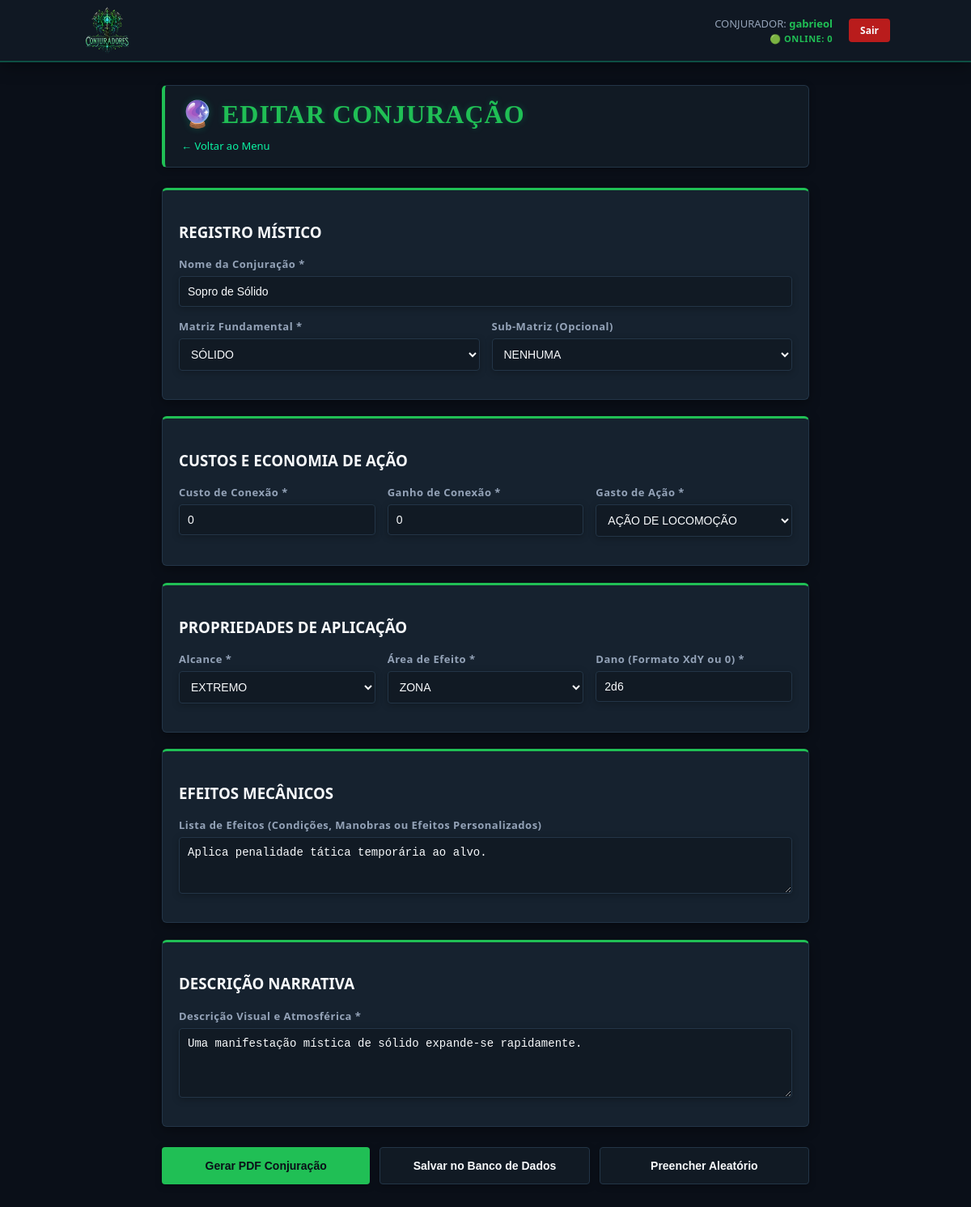
Screenshot of /edit/conjuracao/18 (signed in) with the database file from the repository.
### tables this page shows
CREATE TABLE usuarios (
                id INTEGER PRIMARY KEY AUTOINCREMENT,
                username TEXT UNIQUE NOT NULL,
                password TEXT NOT NULL
            , last_active TIMESTAMP);

CREATE TABLE conjuracoes (
                id INTEGER PRIMARY KEY AUTOINCREMENT,
                usuario_id INTEGER NOT NULL DEFAULT 1,
                nome TEXT NOT NULL, matriz TEXT NOT NULL, sub_matriz TEXT,
                custo INTEGER NOT NULL, ganho_conexao INTEGER NOT NULL,
                gasto_action TEXT NOT NULL, alcance TEXT NOT NULL, area TEXT NOT NULL,
                dano TEXT NOT NULL, efeitos TEXT, descricao TEXT
            );

### controllers/sheet_controller.py (the view)
@sheet_bp.route('/edit/<sheet_type>/<int:entity_id>')
@login_required
def edit_entity(sheet_type, entity_id):
    if sheet_type not in ['conjurador', 'conjuracao', 'familiar', 'reliquia']:
        return "Not Found", 404
    entity = CharacterModel.get_entity_by_id(sheet_type, entity_id)
    if not entity:
        return f"{sheet_type.capitalize()} não encontrado(a)", 404
    if 'usuario_id' in entity.keys() and entity['usuario_id'] != current_user.id:
        abort(403)
    return render_template(f'{sheet_type}.html', constants=constants, sheet_type=sheet_type, entity=entity)

### app.py (called while the page is built)
@app.before_request
def update_user_activity():
    if current_user.is_authenticated:
        conn = sqlite3.connect('database.db')
        cursor = conn.cursor()
        cursor.execute("UPDATE usuarios SET last_active = ? WHERE id = ?",
                       (datetime.now(), current_user.id))
        conn.commit()
        conn.close()

@app.after_request
def add_header(response):
    response.headers["Cache-Control"] = "no-cache, no-store, must-revalidate"
    response.headers["Pragma"] = "no-cache"
    response.headers["Expires"] = "0"
    return response

@login_manager.user_loader
def load_user(user_id):
    return Usuario.get_by_id(int(user_id))

### models/character.py (called while the page is built)
    @staticmethod
    def get_entity_by_id(sheet_type, entity_id):
        tabelas = {"conjuracao": "conjuracoes", "conjurador": "conjuradores", "familiar": "familiares", "reliquia": "reliquias"}
        conn = sqlite3.connect(DB_PATH)
        conn.row_factory = sqlite3.Row
        cursor = conn.cursor()
        cursor.execute(f"SELECT * FROM {tabelas[sheet_type]} WHERE id = ?", (entity_id,))
        row = cursor.fetchone()
        conn.close()
        return row

### models/user.py (called while the page is built)
    @staticmethod
    def get_by_id(user_id):
        conn = sqlite3.connect('database.db')
        cursor = conn.cursor()
        cursor.execute("SELECT id, username, password FROM usuarios WHERE id = ?", (user_id,))
        row = cursor.fetchone()
        conn.close()
        return Usuario(row[0], row[1], row[2]) if row else None

### templates/conjuracao.html (shortened to what this page needs)
{% extends 'base.html' %}
{% block content %}
<div class="header fade-in">
    <h1>🔮 {% if entity %}EDITAR CONJURAÇÃO{% else %}NOVA CONJURAÇÃO{% endif %}</h1>
    <a href="/" class="link-voltar">← Voltar ao Menu</a>
</div>
<form id="sheetForm" action="{% if entity %}/save_and_process/{{ sheet_type }}/{{ entity.id }}{% else %}/save_and_process/{{ sheet_type }}{% endif %}" method="POST">
    <div class="card fade-in">
        <h3>REGISTRO MÍSTICO</h3>
        <div class="form-group">
            <label>Nome da Conjuração *</label>
            <input type="text" name="NOME" id="NOME" value="{{ entity.nome if entity else '' }}" required>
        </div>
        <div class="grid-2">
            <div class="form-group">
                <label>Matriz Fundamental *</label>
                <select name="MATRIZ" id="MATRIZ" required>
                    {% for m in ['INCÊNDIO', 'INUNDAÇÃO', 'TEMPESTADE', 'CICLONE', 'TERREMOTO', 'NEUTRO', 'MARCIAL', 'FAUNA', 'FLORA', 'GUARDIÃO', 'FÁBULA', 'SÓLIDO', 'MALEÁVEL', 'ESCURO', 'ESPIRITUAL', 'MENTAL'] %}
                    <option value="{{ m }}" {% if entity and entity.matriz == m %}selected{% endif %}>{{ m }}</option>
                    {% endfor %}
                </select>
            </div>
            <div class="form-group">
                <label>Sub-Matriz (Opcional)</label>
                <select name="SUB_MATRIZ" id="SUB_MATRIZ">
                    <option value="">NENHUMA</option>
                </select>
            </div>
        </div>
    </div>
    <div class="card fade-alt">
        <h3>CUSTOS E ECONOMIA DE AÇÃO</h3>
        <div class="grid-3">
            <div class="form-group">
                <label>Custo de Conexão *</label>
                <input type="number" name="CUSTO" id="CUSTO" value="{{ entity.custo if entity else 0 }}" min="0" required>
            </div>
            <div class="form-group">
                <label>Ganho de Conexão *</label>
                <input type="number" name="GANHO" id="GANHO" value="{{ entity.ganho_conexao if entity else 0 }}" min="0" required>
            </div>
            <div class="form-group">
                <label>Gasto de Ação *</label>
                <select name="GASTO_ACAO" id="GASTO_ACAO" required>
                    {% for ac in ['AÇÃO DE LOCOMOÇÃO', 'AÇÃO COMPLEXA', 'AÇÃO EXTRA'] %}
                    <option value="{{ ac }}" {% if entity and entity.gasto_action == ac %}selected{% endif %}>{{ ac }}</option>
                    {% endfor %}
                </select>
            </div>
        </div>
    </div>
    <div class="card fade-in">
        <h3>PROPRIEDADES DE APLICAÇÃO</h3>
        <div class="grid-3">
            <div class="form-group">
                <label>Alcance *</label>
                <select name="ALCANCE" id="ALCANCE" required>
                    {% for al in ['PESSOAL', 'CORPO A CORPO', 'CURTO', 'MÉDIO', 'LONGO', 'EXTREMO'] %}
                    <option value="{{ al }}" {% if entity and entity.alcance == al %}selected{% endif %}>{{ al }}</option>
                    {% endfor %}
                </select>
            </div>
            <div class="form-group">
                <label>Área de Efeito *</label>
                <select name="AREA" id="AREA" required>
                    {% for ar in ['ALVO', 'LINHA', 'CONE', 'CÍRCULO', 'ZONA'] %}
                    <option value="{{ ar }}" {% if entity and entity.area == ar %}selected{% endif %}>{{ ar }}</option>
                    {% endfor %}
                </select>
            </div>
            <div class="form-group">
                <label>Dano (Formato XdY ou 0) *</label>
                <input type="text" name="DANO" id="DANO" value="{{ entity.dano if entity else '0' }}" required>
            </div>
        </div>
    </div>
    <div class="card fade-alt">
        <h3>EFEITOS MECÂNICOS</h3>
        <div class="form-group">
            <label>Lista de Efeitos (Condições, Manobras ou Efeitos Personalizados)</label>
            <textarea name="EFEITOS" id="EFEITOS" rows="3" placeholder="Insira as regras mecânicas...">{{ entity.efeitos if entity else '' }}</textarea>
        </div>
    </div>
    <div class="card fade-in">
        <h3>DESCRIÇÃO NARRATIVA</h3>
        <div class="form-group">
            <label>Descrição Visual e Atmosférica *</label>
            <textarea name="DESCRICAO" id="DESCRICAO" rows="4" placeholder="Descreva a manifestação visual..." required>{{ entity.descricao if entity else '' }}</textarea>
        </div>
    </div>
    <div class="form-actions-group">
        <button type="button" class="btn" onclick="submeterFormulario('pdf')">Gerar PDF Conjuração</button>
        <button type="button" class="btn btn-secondary" onclick="submeterFormulario('database')">Salvar no Banco de Dados</button>
        <button type="button" class="btn btn-secondary" onclick="activateTestMode()">Preencher Aleatório</button>
    </div>
</form>
{% endblock %}

### templates/base.html (shortened to what this page needs)
<!DOCTYPE html>
<html lang="pt-br">
    <head>
        <link rel="stylesheet" href="{{ url_for('static', filename='css/style.css') }}">
    </head>
    <body>
        <nav class="main-navbar">
            <div class="nav-container">
                <a href="/" class="nav-logo-link">
                    <img src="{{ url_for('static', filename='logo_conjuradores.png') }}" alt="Logo Conjuradores" class="nav-logo">
                </a>
                <div class="nav-right-side">
                    <div class="nav-status-info">
                        {% if current_user.is_authenticated %}
                            <p class="nav-user-label">CONJURADOR: <strong>{{ current_user.username }}</strong></p>
                        {% else %}
                            <p class="nav-user-label visitor">Modo Visitante</p>
                        {% endif %}
                        <span class="nav-online-count">🟢 ONLINE: <span id="user-count">0</span></span>
                    </div>
                    <div class="nav-auth-actions">
                        {% if current_user.is_authenticated %}
                            <a href="{{ url_for('auth.logout') }}" class="btn-nav btn-nav-danger">Sair</a>
                        {% else %}
                            <a href="{{ url_for('auth.login') }}" class="btn-nav btn-nav-primary">Entrar</a>
                            <a href="{{ url_for('auth.register') }}" class="btn-nav btn-nav-secondary">Registrar</a>
                        {% endif %}
                    </div>
                </div>
            </div>
        </nav>
        <div class="container fade-in">
            {% block content %}{% endblock %}
        </div>
    </body>
</html>

### static/css/style.css (style rules this page uses)
:root { --bg: #0a0f18; --panel: #111a24; --card: #16222f; --border: #233547; --accent: #20bf55; --accent2: #0bf4a3; --text: #f8fafc; --muted: #94a3b8; --shadow-sm: 0 2px 8px rgba(0, 0, 0, 0.25); --shadow-md: 0 4px 14px rgba(0, 0, 0, 0.35); --shadow-glow: 0 0 10px rgba(11, 244, 163, 0.15); }
body { background: var(--bg); color: var(--text); font-family: 'Segoe UI', sans-serif; margin: 0; padding: 0; }
.main-navbar { position: fixed; top: 0; left: 0; width: 100%; height: 75px; background-color: rgba(17, 26, 36, 0.95); backdrop-filter: blur(10px); border-bottom: 2px solid rgba(11, 244, 163, 0.25); box-shadow: 0 4px 20px rgba(0, 0, 0, 0.4); z-index: 9999; }
.nav-container { max-width: 1000px; margin: 0 auto; height: 100%; display: flex; align-items: center; justify-content: space-between; padding: 0 20px; }
.nav-logo-link { display: flex; align-items: center; height: 100%; }
.nav-logo { height: 65px; width: auto; transition: transform 0.3s ease; }
.nav-right-side { display: flex; align-items: center; gap: 20px; }
.nav-status-info { display: flex; flex-direction: column; align-items: flex-end; text-align: right; }
.nav-user-label { margin: 0; font-size: 13px; color: var(--muted); }
.nav-user-label strong { color: var(--accent); }
.nav-online-count { font-size: 11px; color: var(--accent); font-weight: bold; margin-top: 2px; letter-spacing: 0.5px; }
.nav-auth-actions { display: flex; gap: 8px; }
.btn-nav { padding: 6px 14px; font-size: 12px; font-weight: bold; border-radius: 4px; text-decoration: none; cursor: pointer; transition: all 0.2s; }
.btn-nav-danger { background: #b91c1c; color: #f8fafc; border: none; }
.container { max-width: 800px; margin: 105px auto 40px auto; padding: 0 20px; }
.header { background: var(--panel); border: 1px solid var(--border); border-left: 4px solid var(--accent); border-radius: 6px; padding: 16px 20px; margin-bottom: 25px; box-shadow: var(--shadow-sm); }
.header h1 { color: var(--accent); font-family: 'Georgia', serif; margin: 0 0 8px 0; letter-spacing: 1px; text-shadow: 0 0 10px rgba(11, 244, 163, 0.2); }
.card { background: var(--card); border: 1px solid var(--border); border-top: 3px solid var(--accent); padding: 20px; margin-bottom: 20px; border-radius: 6px; box-shadow: var(--shadow-md); }
.form-group { margin-bottom: 15px; display: flex; flex-direction: column; }
label { font-weight: bold; margin-bottom: 6px; color: var(--muted); font-size: 13px; letter-spacing: 0.5px; }
input, select, textarea { background: var(--panel); color: var(--text); border: 1px solid var(--border); padding: 10px; border-radius: 4px; font-size: 14px; box-sizing: border-box; box-shadow: var(--shadow-sm); transition: border-color 0.2s, box-shadow 0.2s; }
input[type="text"], input[type="number"], select, textarea { width: 100%; }
.btn { background: var(--accent); color: var(--bg); font-weight: bold; border: none; padding: 12px 24px; cursor: pointer; border-radius: 4px; font-size: 14px; box-shadow: var(--shadow-sm); transition: all 0.2s; }
.btn-secondary { background: var(--panel); color: var(--muted); border: 1px solid var(--border); margin-right: 10px; box-shadow: var(--shadow-sm); }
.grid-3 { display: grid; grid-template-columns: repeat(3, 1fr); gap: 15px; }
.grid-2 { display: grid; grid-template-columns: repeat(2, 1fr); gap: 15px; }
.form-actions-group { display: flex; gap: 12px; margin-top: 25px; width: 100%; }
.form-actions-group .btn { flex: 1; padding: 14px 16px; font-size: 14px; text-align: center; white-space: nowrap; }
.form-actions-group .btn-secondary { background: var(--panel); color: var(--text); border: 1px solid var(--border); margin: 0; }
.link-voltar { color: var(--accent2); text-decoration: none; font-size: 13px; }
.fade-in { opacity: 0; animation: fadeIn 0.6s ease forwards; }
.fade-alt { opacity: 0; animation: fadeAlt 0.6s ease forwards; }
.fade-in:nth-child(1), .fade-alt:nth-child(1) { animation-delay: 0.05s; }
.fade-in:nth-child(2), .fade-alt:nth-child(2) { animation-delay: 0.1s; }
.fade-in:nth-child(3), .fade-alt:nth-child(3) { animation-delay: 0.15s; }
.fade-in:nth-child(4), .fade-alt:nth-child(4) { animation-delay: 0.2s; }
.fade-in:nth-child(5), .fade-alt:nth-child(5) { animation-delay: 0.25s; }
.fade-in:nth-child(n+6), .fade-alt:nth-child(n+6) { animation-delay: 0.3s; }

### rows the page displays
usuarios: username "gabrieol"
conjuracoes: NOME "Sopro de Sólido", MATRIZ "SÓLIDO", CUSTO "0", GANHO "0", GASTO_ACAO "AÇÃO DE LOCOMOÇÃO", ALCANCE "EXTREMO", AREA "ZONA", DANO "2d6", EFEITOS "Aplica penalidade tática temporária ao alvo.", DESCRICAO "Uma manifestação mística de sólido expande-se rapidamente."
